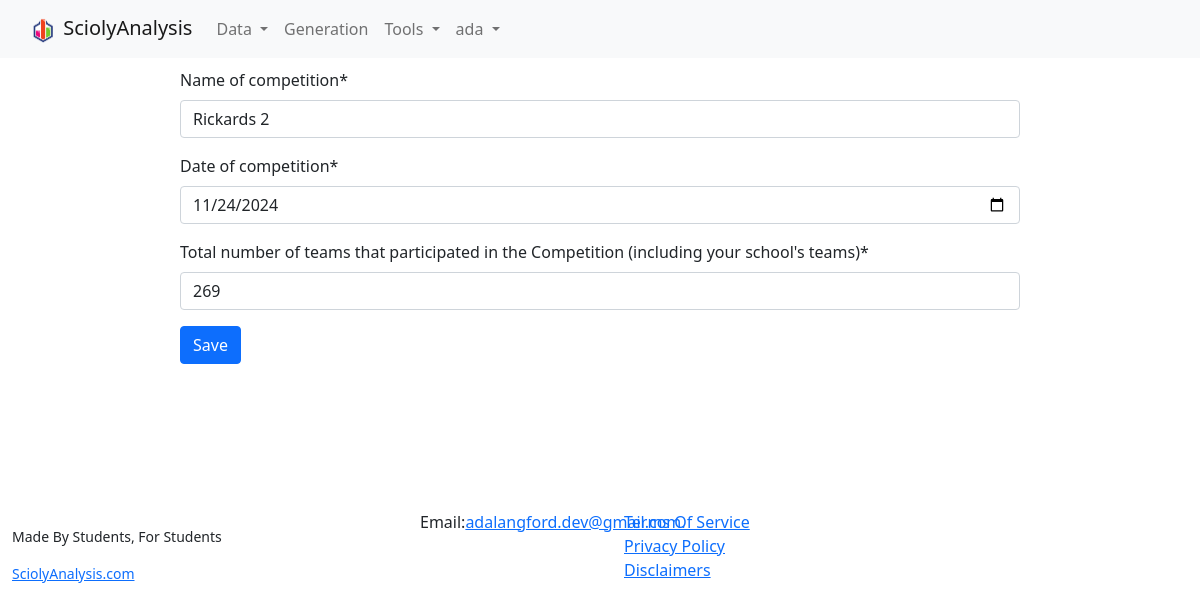
The app's page /data/competition-edit/28/ (signed in) with its own data.
### data/models.py (models this page shows, shortened)
class Competition(models.Model):
    name = models.CharField(max_length=200)
    user = models.ForeignKey(User, on_delete=models.CASCADE)
    date = models.DateField(auto_now=False,auto_now_add=False)
    number_of_teams_competed = models.PositiveIntegerField()

### data/views.py (the view)
# urls.py: path('competition-edit/<str:pk>/', views.competitionEditView, name="competitionEditView"),
@login_required
def competitionEditView(request, pk):
    competition = get_object_or_404(Competition, id=pk)
    if competition.user.id == request.user.id:
        form = CompetitionForm(request.POST or None, instance=competition)
        if form.is_valid():
            competition.name=form.cleaned_data.get("name")
            competition.date=form.cleaned_data.get("date")
            competition.number_of_teams_competed=form.cleaned_data.get("number_of_teams_competed")
            competition.save()
            return redirect("competitionView", pk=competition.id)
        context = {
            "form":form,
        }
        return render(request, 'data/competition_write.html', context)
    raise Http404

### data/forms.py (shortened to what this page needs)
class CompetitionForm(ModelForm):
    class Meta:
        model = Competition
        fields = [
            "name",
            "date",
            "number_of_teams_competed",
        ]
        widgets = {
            "date": forms.DateInput(attrs={"type":"date"}),
            "number_of_teams_competed" : forms.NumberInput(attrs={'min':0,'type': 'number'}),
        }
        labels = {
            "name" : "Name of competition",
            "date" : "Date of competition",
            "number_of_teams_competed" : "Total number of teams that participated in the Competition (including your school's teams)",
        }

### data/templates/data/competition_write.html (shortened to what this page needs)
{% extends 'main.html' %}
{% load crispy_forms_tags %}
    {% block bodycontent %}
        <div class="formblock">
            <form method="POST">
                {{ form|crispy}}
                <input type="submit" value="Save" class="btn btn-primary">
            </form>
        </div>
    {% endblock %}

### templates/sciolysite/navbar.html (shortened to what this page needs)
{% load static %}
<nav class="navbar navbar-expand-lg navbar-light bg-light">
    <div class="container-fluid">
      <a class="navbar-brand" href="/">
        <img src="{% static 'images/logo_big.png' %}" width="30" height="30" alt="">
        SciolyAnalysis</a>
      <div class="collapse navbar-collapse" id="navbarSupportedContent">
        <ul class="navbar-nav me-auto mb-2 mb-lg-0">
          <li class="nav-item dropdown">
            <a class="nav-link dropdown-toggle" href="{% url 'competitionListView' %}" id="navbarDropdown" role="button" data-bs-toggle="dropdown" aria-expanded="false">
              Data
            </a>
          </li>
          <li class="nav-item">
            <a class="nav-link" href="{% url 'generatedCompetitionsListView' %}">Generation</a>
          </li>
          <li class="nav-item dropdown">
            <a class="nav-link dropdown-toggle" href="{% url 'ConflictCheckingView' %}" id="navbarDropdown" role="button" data-bs-toggle="dropdown" aria-expanded="false">
              Tools
            </a>
          </li>
          {% if user.is_authenticated %}
          <li class="nav-item dropdown">
            <a class="nav-link dropdown-toggle" href="" id="navbarDropdown" role="button" data-bs-toggle="dropdown" aria-expanded="false">
              {{user.username}}
            </a>
          </li>
          {% endif %}
        </ul>
      </div>
    </div>
  </nav>

### records on screen
Competition: name "Rickards 2", date "11/24/2024", number_of_teams_competed "269"

### other values on screen
{{ user.username }} "ada"
